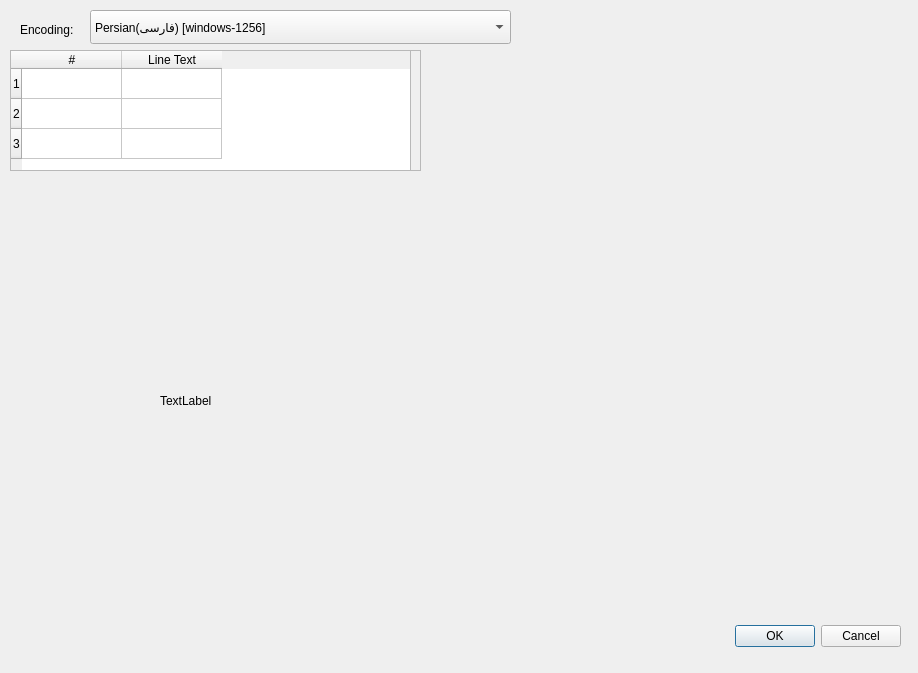
<?xml version="1.0" encoding="UTF-8"?>
<ui version="4.0">
 <class>ChooseEncodingDialog</class>
 <widget class="QDialog" name="ChooseEncodingDialog">
  <property name="geometry">
   <rect>
    <x>0</x>
    <y>0</y>
    <width>918</width>
    <height>673</height>
   </rect>
  </property>
  <property name="windowTitle">
   <string>Choose Encoding</string>
  </property>
  <widget class="QDialogButtonBox" name="buttonBox">
   <property name="geometry">
    <rect>
     <x>560</x>
     <y>620</y>
     <width>341</width>
     <height>32</height>
    </rect>
   </property>
   <property name="orientation">
    <enum>Qt::Horizontal</enum>
   </property>
   <property name="standardButtons">
    <set>QDialogButtonBox::Cancel|QDialogButtonBox::Ok</set>
   </property>
  </widget>
  <widget class="QLabel" name="label">
   <property name="geometry">
    <rect>
     <x>20</x>
     <y>20</y>
     <width>67</width>
     <height>20</height>
    </rect>
   </property>
   <property name="text">
    <string>Encoding:</string>
   </property>
  </widget>
  <widget class="QComboBox" name="comboBox">
   <property name="geometry">
    <rect>
     <x>90</x>
     <y>10</y>
     <width>421</width>
     <height>34</height>
    </rect>
   </property>
   <item>
    <property name="text">
     <string>Persian(فارسی) [windows-1256]</string>
    </property>
   </item>
   <item>
    <property name="text">
     <string>UTF-8</string>
    </property>
   </item>
  </widget>
  <widget class="QFrame" name="frame">
   <property name="geometry">
    <rect>
     <x>10</x>
     <y>50</y>
     <width>411</width>
     <height>121</height>
    </rect>
   </property>
   <property name="frameShape">
    <enum>QFrame::StyledPanel</enum>
   </property>
   <property name="frameShadow">
    <enum>QFrame::Raised</enum>
   </property>
   <widget class="QTableWidget" name="tableWidget">
    <property name="geometry">
     <rect>
      <x>0</x>
      <y>0</y>
      <width>401</width>
      <height>121</height>
     </rect>
    </property>
    <property name="sizeAdjustPolicy">
     <enum>QAbstractScrollArea::AdjustToContents</enum>
    </property>
    <row>
     <property name="text">
      <string>1</string>
     </property>
    </row>
    <row>
     <property name="text">
      <string>2</string>
     </property>
    </row>
    <row>
     <property name="text">
      <string>3</string>
     </property>
    </row>
    <column>
     <property name="text">
      <string>#</string>
     </property>
    </column>
    <column>
     <property name="text">
      <string>Line Text</string>
     </property>
    </column>
   </widget>
  </widget>
  <widget class="QLabel" name="label_2">
   <property name="geometry">
    <rect>
     <x>160</x>
     <y>240</y>
     <width>461</width>
     <height>321</height>
    </rect>
   </property>
   <property name="text">
    <string>TextLabel</string>
   </property>
  </widget>
 </widget>
 <resources/>
 <connections>
  <connection>
   <sender>buttonBox</sender>
   <signal>accepted()</signal>
   <receiver>ChooseEncodingDialog</receiver>
   <slot>accept()</slot>
   <hints>
    <hint type="sourcelabel">
     <x>248</x>
     <y>254</y>
    </hint>
    <hint type="destinationlabel">
     <x>157</x>
     <y>274</y>
    </hint>
   </hints>
  </connection>
  <connection>
   <sender>buttonBox</sender>
   <signal>rejected()</signal>
   <receiver>ChooseEncodingDialog</receiver>
   <slot>reject()</slot>
   <hints>
    <hint type="sourcelabel">
     <x>316</x>
     <y>260</y>
    </hint>
    <hint type="destinationlabel">
     <x>286</x>
     <y>274</y>
    </hint>
   </hints>
  </connection>
 </connections>
</ui>
